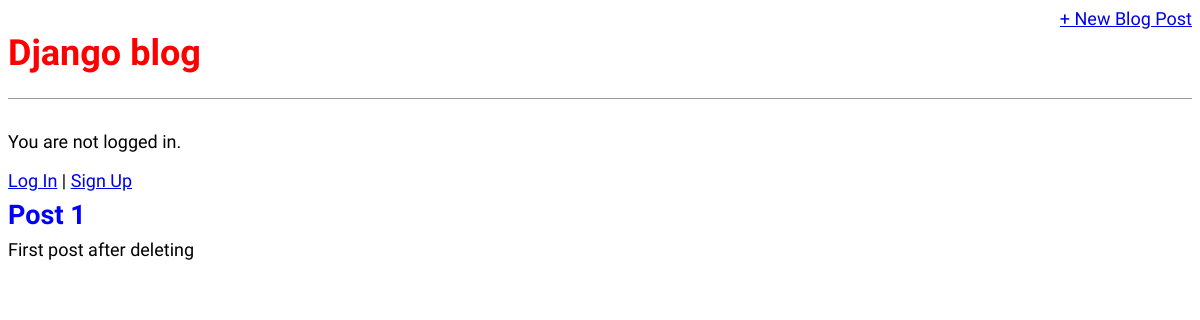
Before: / with the older database file.
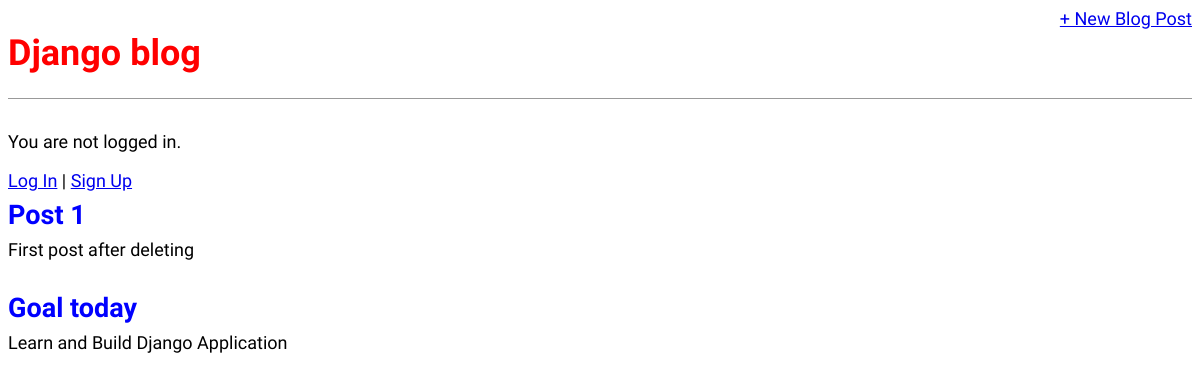
After: the same page with the newer database file.
### blog/models.py (models this page shows, shortened)
class Post(models.Model):
    title = models.CharField(max_length=200)
    author = models.ForeignKey("auth.User", on_delete=models.CASCADE,)
    body = models.TextField()
    def get_absolute_url(self):
        return reverse("post_detail", kwargs={"pk": self.pk})

### blog/views.py (the view)
# urls.py: path("", BlogListView.as_view(), name="home"),
class BlogListView(ListView):
    model = Post
    template_name = "home.html"

### templates/home.html (shortened to what this page needs)
{% extends 'base.html' %}
{% block  content %}
{% for post in post_list %}
<div class="post-entry">
    <h2>
        <a href="{{ post.get_absolute_url }}">{{ post.title }}</a>
    </h2>
    <p> {{ post.body }} </p>
</div>
{% endfor %}
{% endblock content %}

Changed rows visible on the page:
added Post: title "Goal today", body "Learn and Build Django Application"
